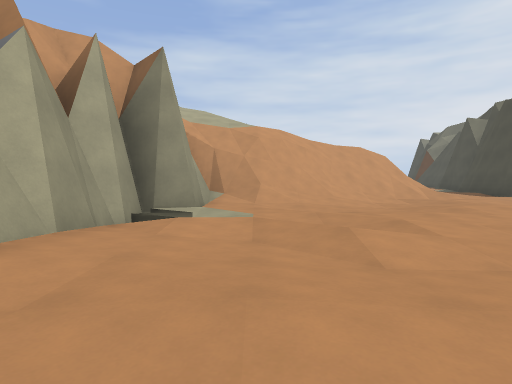
[1] (above)

24 first-person views from a walk through a 3-D level made in the Godot game engine. The camera is 1.2 m above the floor, tilts 2° down and sees 75° across. The floor is counted in squares, 2.77 m on a side. Each view is taken from the middle of a square. On the plan, view 1 faces up. The plan holds only what a view shows up to about 9 squares ahead; the rest is blank. The place goes on beyond the plan.

[2]
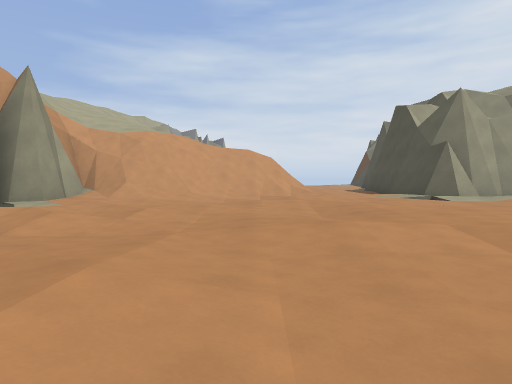

[3]
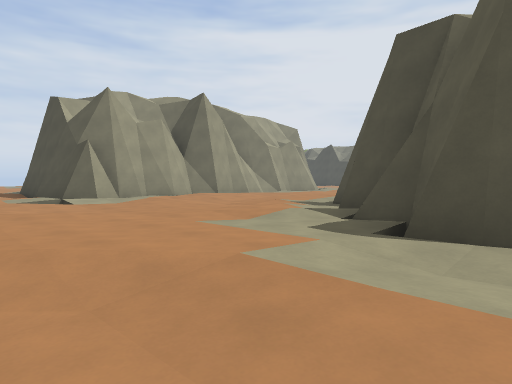

[4]
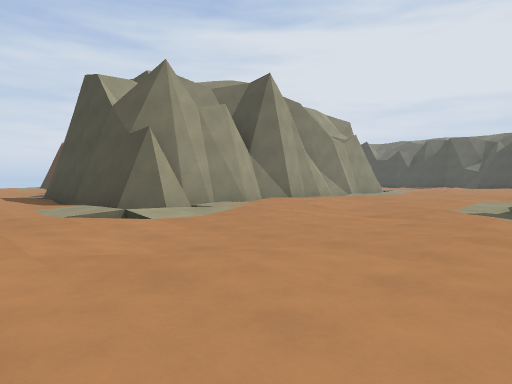

[5]
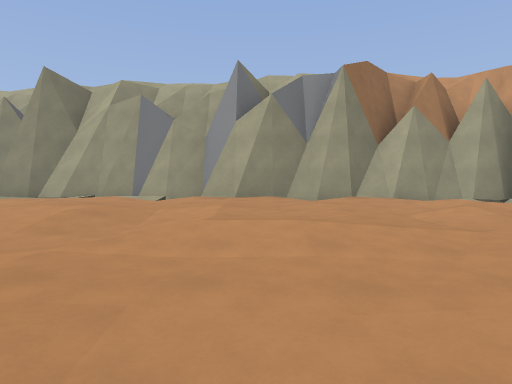

[6]
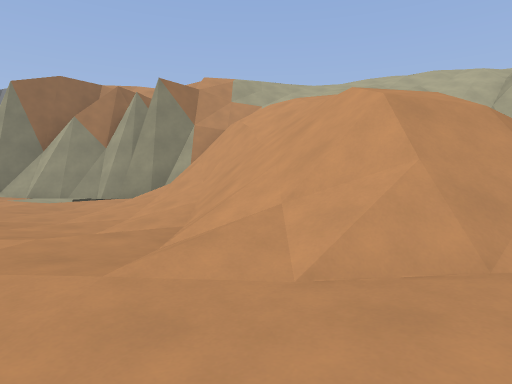

[7]
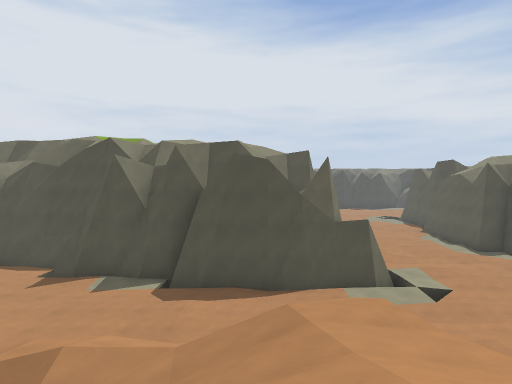

[8]
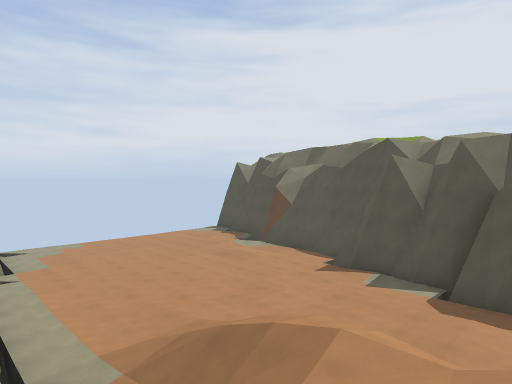

[9]
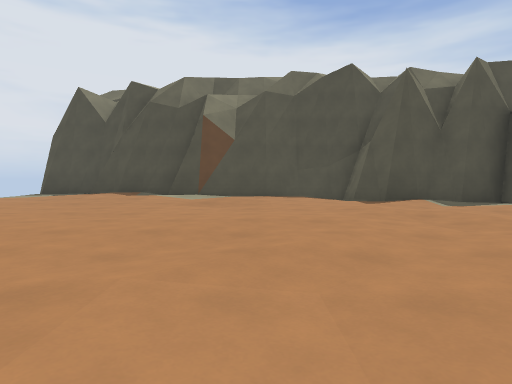

[10]
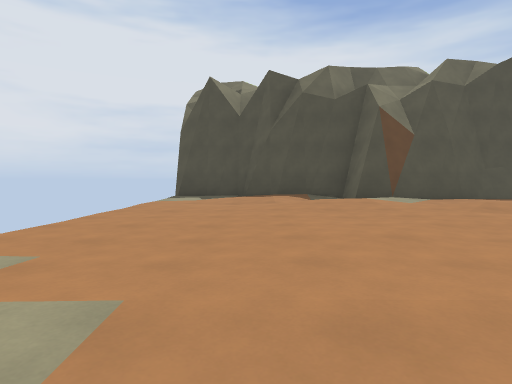

[11]
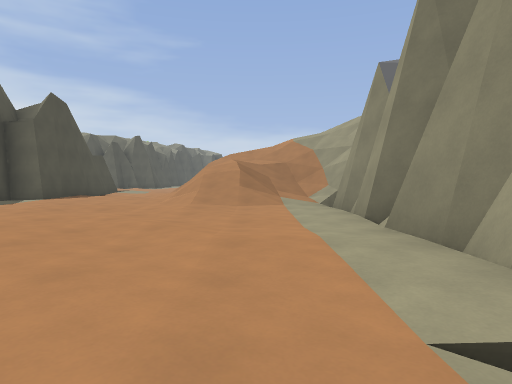

[12]
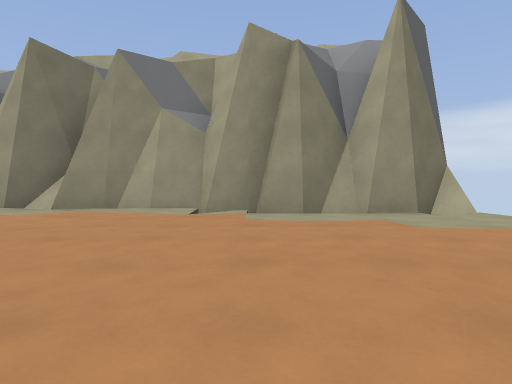

[13]
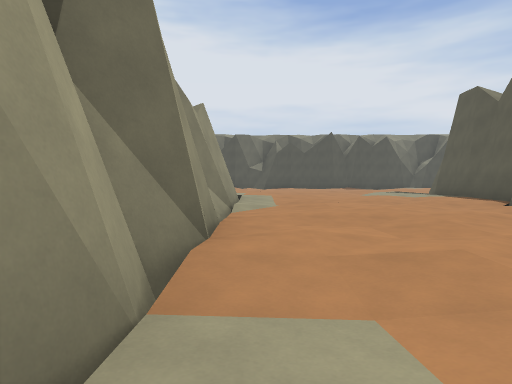

[14]
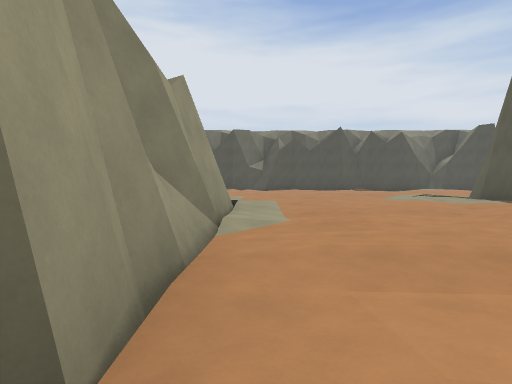

[15]
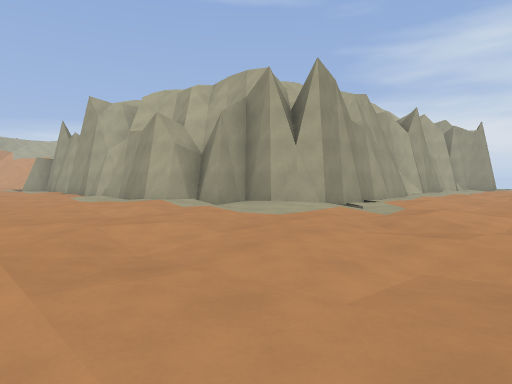

[16]
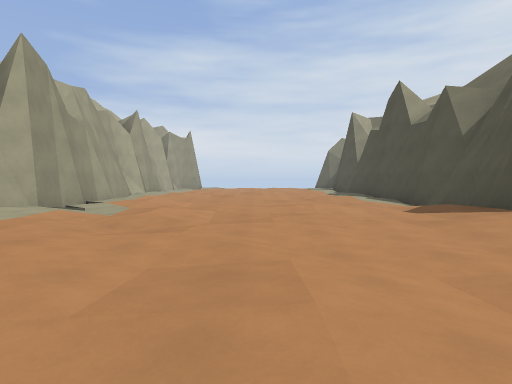

[17]
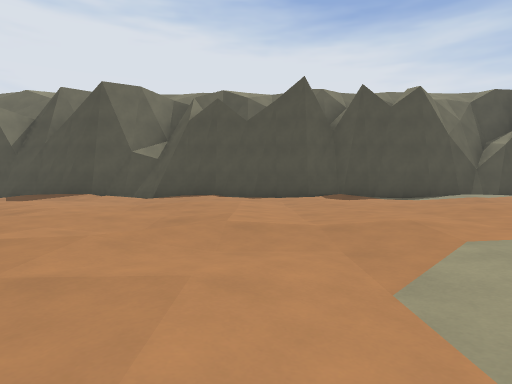

[18]
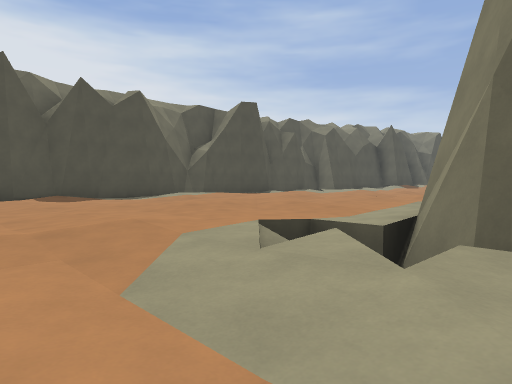

[19]
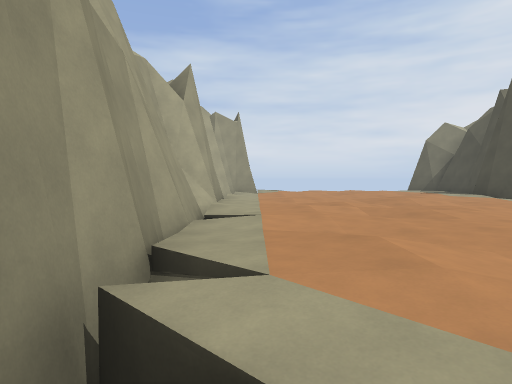

[20]
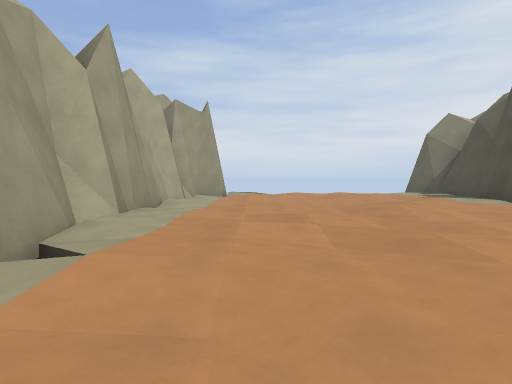

[21]
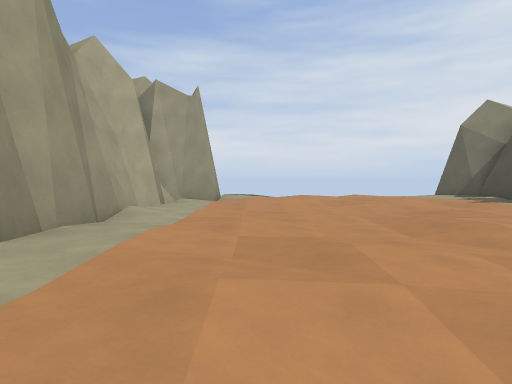

[22]
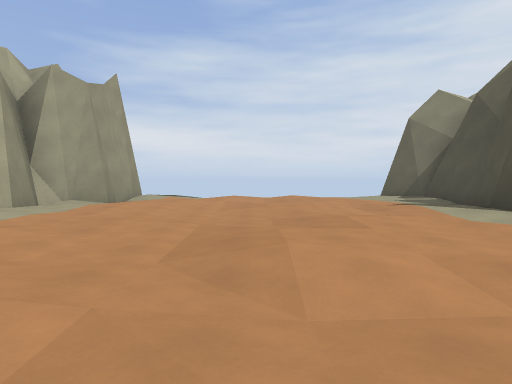

[23]
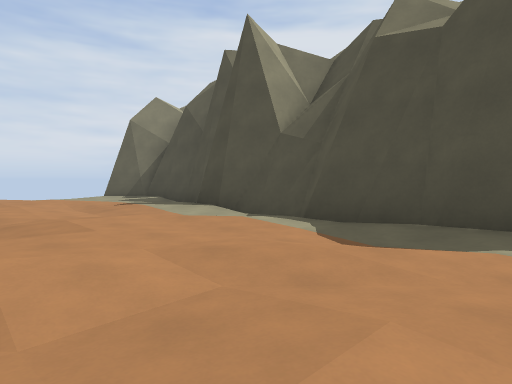

[24]
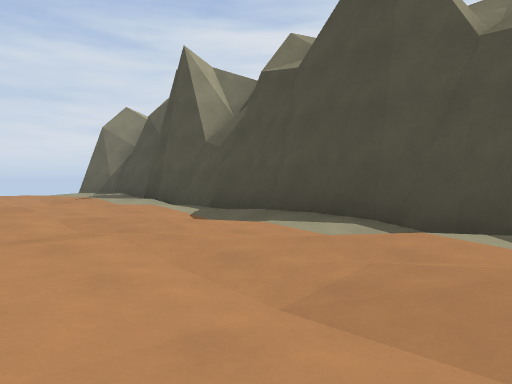

### Floor plan
Key: @ floor where view 1 was taken; # wall or solid block; . main floor; : floor 0.25 m higher than the main floor; - floor 0.25 m lower than the main floor; + floor 0.5 m higher than the main floor; _ floor 0.5 m lower than the main floor; * floor 2.5 m higher than the main floor; % floor 3.75 m higher than the main floor; & floor 7 m higher than the main floor; $ floor 9.25 m higher than the main floor; / step, stairs or slope; = window, fence, low wall or low ledge; v drop or lower ground.
Columns run from 4 left of view 1 to 29 right of it. Each row starts with its distance up from view 1.
 23     v#         #         #      ##
 22    /v#.:...:::/#         #. ..../#
 21    v##.::.:::+##        ##....../#
 20     ##.:.:.::+#         #.......-#
 19   /v#...:.::+##         #.......#
 18   /v#......+:#          #..--.-.#
 17   /v#......::#          #.......#
 16   //v.......:#          #..-....#
 15    v#..:....##          #.......#
 14  $/v#://....#           #.....-.#
 13  //##+//:...#           #....-.-#
 12  ///v////..##           #.-..-..#
 11  /////*/ ..#            #..-.._-#
 10  /&//////:.#           ##/....-.#
  9  /// /%//..#         ###v.-..--.#
  8  ////////..###########....-.....#
  7  /##///....v#.........:......-..#
  6 /vv#/:.....=..........:......--.#
  5 /v#/.-..:..-..-..........:-.:-..#
  4 /v#v.......-....................#
  3 /v#.....-...........:...........#
  2  /#..--......./#    ////#.......#
  1 /v#....--....###    #####....--.#
  0 /v#.@..---..##          #.......#
 -1 /##...-....-#            .......#
 -2 v#v..:.-                 .......#
 -3 v# .:.                    -..   #

Positions as (right, up) in squares from view 1, and headings:
1: (0, 0), facing up
2: (3, -1), facing up
3: (5, -1), facing up-right
4: (5, 2), facing up-right
5: (5, 0), facing left
6: (6, 8), facing left
7: (0, 10), facing right
8: (0, 10), facing up-right
9: (1, 17), facing right
10: (2, 21), facing right
11: (2, 20), facing down
12: (6, 20), facing left
13: (9, 7), facing right
14: (11, 7), facing right
15: (24, 4), facing up-left
16: (24, 4), facing up
17: (19, 4), facing right
18: (19, 4), facing down-right
19: (21, 9), facing up
20: (22, 11), facing up
21: (22, 13), facing up
22: (24, 14), facing up
23: (24, 14), facing up-right
24: (24, 12), facing up-right
